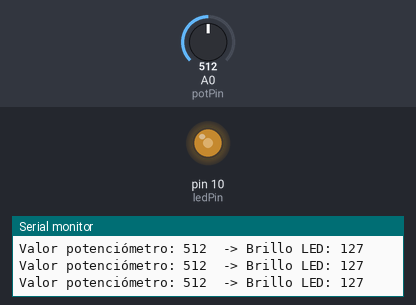
Recording of a sketch running on a simulated Arduino Uno, built with avr-gcc and run on an emulated ATmega328P. Shown: output pins drawn as LEDs (lit = HIGH), the last lines printed to the serial monitor. Inputs (shaded band) come from the test bench; at power-on: A0 (potPin) = 512.

Above: at 1.2 s.
1.3 s: A0 (potPin) set to 716
At 2.2 s:
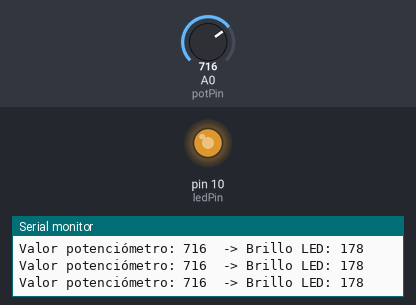
2.8 s: A0 (potPin) set to 900
At 3.8 s:
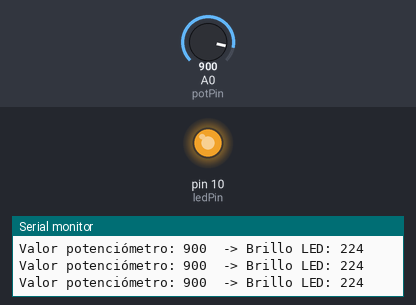
4.3 s: A0 (potPin) set to 412
At 5.4 s:
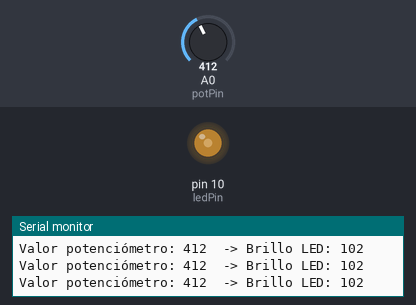
7.3 s: A0 (potPin) set to 383
At 8.5 s:
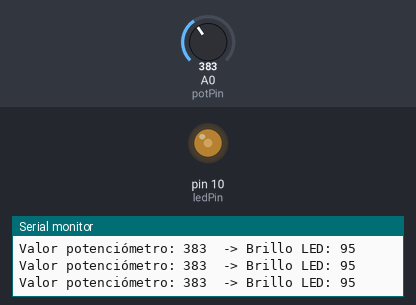
10.3 s: A0 (potPin) set to 11
At 11.5 s:
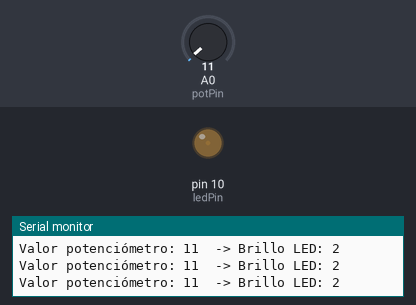
11.8 s: A0 (potPin) set to 8
At 13.1 s:
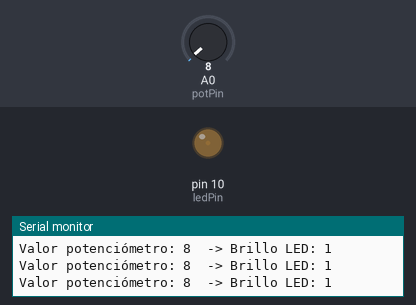
Timing chart, 0 to 14.3 s (numbered marks = the images above; inputs shaded):
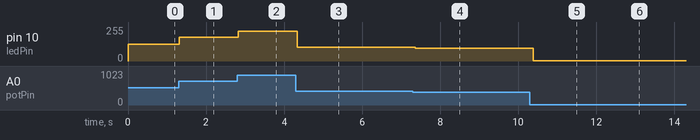

The sketch:

09_Potenciometro.ino
```cpp
// Control de brillo con potenciómetro y LED PWM

// Definición de pines
const int potPin = A0;   // Pin analógico donde conectamos el pin central del potenciómetro
const int ledPin = 10;   // Pin digital con PWM (~) donde conectamos el LED (por ejemplo el pin 10)

// Configuración inicial (se ejecuta una sola vez)
void setup() {
  pinMode(ledPin, OUTPUT);  // Configura el LED como salida
  Serial.begin(9600);       // Inicia la comunicación serial para ver los valores del potenciómetro
}

// Bucle principal (se repite continuamente)
void loop() {
  // 1️. Leer el valor del potenciómetro (de 0 a 1023)
  int potValue = analogRead(potPin);

  // 2️. Convertir ese valor al rango que acepta analogWrite (de 0 a 255)
  int brightness = map(potValue, 0, 1023, 0, 255);

  // 3️. Enviar el valor PWM al LED (control de brillo)
  analogWrite(ledPin, brightness);

  // 4️. Mostrar el valor leído y el brillo calculado en el Monitor Serial
  Serial.print("Valor potenciómetro: ");
  Serial.print(potValue);
  Serial.print("  -> Brillo LED: ");
  Serial.println(brightness);

  delay(100);  // Pequeña pausa para evitar que los valores cambien demasiado rápido
}
```

Measured:
- after the input at 1.3 s, pin 10 (ledPin): 127/255 → 178/255 at once
- after the input at 2.8 s, pin 10 (ledPin): 178/255 → 224/255 at once
- after the input at 4.3 s, pin 10 (ledPin): 224/255 → 102/255 at once
- after the input at 7.3 s, pin 10 (ledPin): 102/255 → 95/255 after 0.06 s
- after the input at 10.3 s, pin 10 (ledPin): 95/255 → 2/255 after 0.08 s
- after the input at 11.8 s, pin 10 (ledPin): 2/255 → 1/255 after 0.09 s
